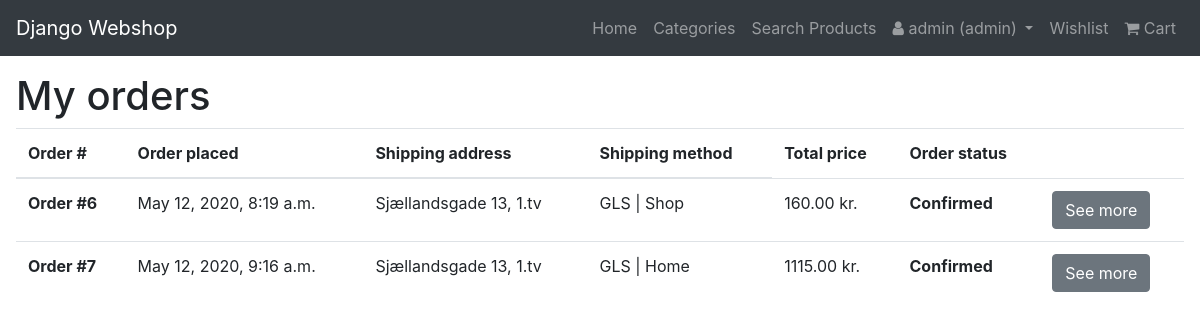
/shop/orders (signed in), run on an earlier commit of the app's database.
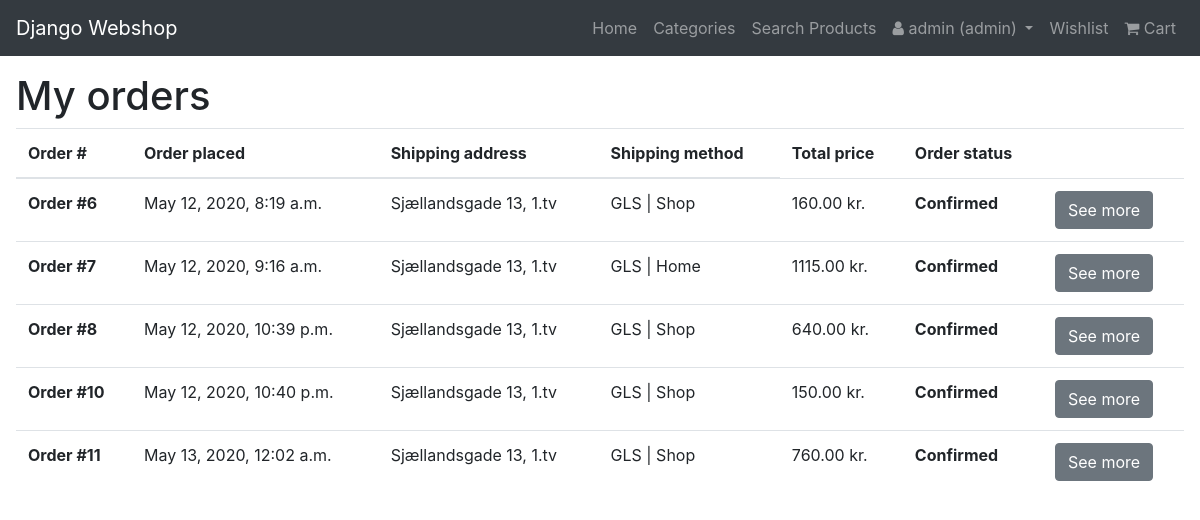
And on a later commit of the database.
### shop/models.py (models this page shows, shortened)
class Invoice(models.Model):
    user = models.ForeignKey(User, null=True, on_delete=models.SET_NULL)
    shipping_method = models.ForeignKey(ShippingMethod, null=True, on_delete=models.SET_NULL)
    transaction_datetime = models.DateTimeField(default=datetime.now, blank=True)
    total_price = models.DecimalField(max_digits=19, decimal_places=2)
    shipping_address = models.CharField(max_length=200)
    shipping_city = models.CharField(max_length=120)
    shipping_country = models.CharField(max_length=100)
    status = models.CharField(max_length=20, default='Confirmed')

class ShippingMethod(models.Model):
    shipping_method = models.CharField(max_length=120)
    price = models.DecimalField(max_digits=10, decimal_places=2)

### shop/views.py (the view)
# urls.py: path('orders', views.orders, name='orders'),
def orders(req):
    orders = Invoice.objects.filter(user=req.user)
    context = {
        'orders': orders
    }
    return render(req, 'pages/products/my_orders.html', context)

### shop/templates/pages/products/my_orders.html (shortened to what this page needs)
{% extends '_base.html' %}
{% block content %}
    <div class="m-3">
        <h1>My orders</h1>
            <table class="table">
            <thead>
                <tr>
                <th scope="col">Order #</th>
                <th scope="col">Order placed</th>
                <th scope="col">Shipping address</th>
                <th scope="col">Shipping method</th>
                <td scope="col"><b>Total price</b></th>
                <td scope="col"><b>Order status</b></th>
                <td scope="col"></th>
                </tr>
            </thead>
            <tbody>
                {% for order in orders %}
                    <tr>
                        <th scope="row">Order #{{ order.id }}</th>
                        <td>{{ order.transaction_datetime }}</td>
                        <td>{{ order.shipping_address }}</td>
                        <td>{{ order.shipping_method.shipping_method }}</td>
                        <td>{{ order.total_price }} kr.</td>
                        <th scope="row">{{ order.status }}</th>
                        <td>
                        <form action="{% url 'shop:order_detail' %}" method="POST">
                            <button class="btn btn-secondary">See more</button>
                        </form>
                        </td>
                    </tr>
                {% endfor %}
            </tbody>
            </table>
    </div>
{% endblock %}

What changed in the data, as far as the page shows it:
added Invoice: id "8", transaction_datetime "May 12, 2020, 10:39 p.m.", shipping_address "Sjællandsgade 13, 1.tv", shipping_method.shipping_method "GLS | Shop", total_price "640.00", status "Confirmed"
added Invoice: id "10", transaction_datetime "May 12, 2020, 10:40 p.m.", shipping_address "Sjællandsgade 13, 1.tv", shipping_method.shipping_method "GLS | Shop", total_price "150.00", status "Confirmed"
added Invoice: id "11", transaction_datetime "May 13, 2020, 12:02 a.m.", shipping_address "Sjællandsgade 13, 1.tv", shipping_method.shipping_method "GLS | Shop", total_price "760.00", status "Confirmed"
